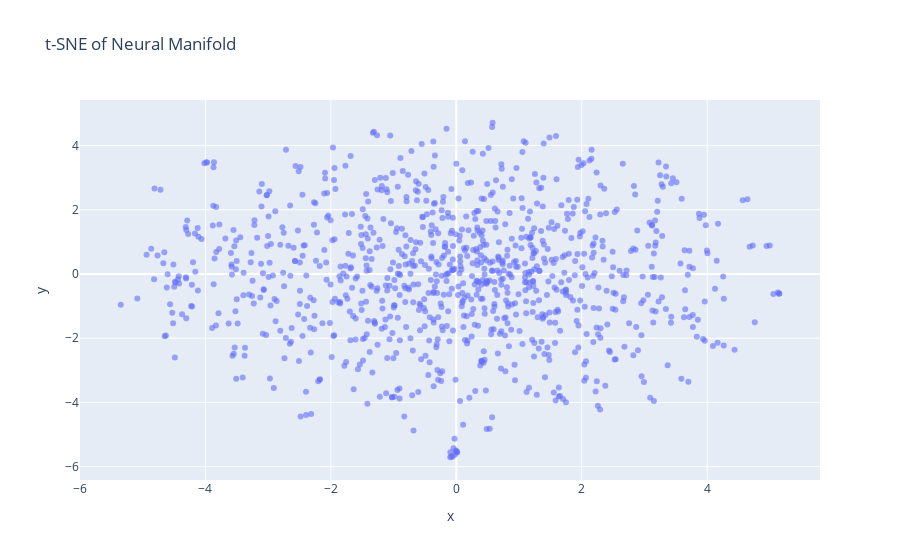

The notebook cell this image was saved under:
### Markdown cell above
## 3. Advanced Unsupervised Analysis (Manifold Learning)

### Code cell
MAX_FRAMES_FOR_TSNE = 2000 
print("Running Advanced Analysis...")
# Reuse X from previous cell if available, else load
if 'X' not in locals():
    # Simple loader if not already loaded
    def load_frames_simple(file_path, n=5):
        frames = []
        with h5py.File(file_path, "r") as f:
            for k in sorted(list(f.keys()))[:n]:
                if 'input_features' in f[k]: frames.append(f[k]['input_features'][:])
        return np.vstack(frames)
    X = load_frames_simple(FILE_PATH)

scaler = StandardScaler()
X_scaled = scaler.fit_transform(X)

# Subsample for t-SNE
if X_scaled.shape[0] > MAX_FRAMES_FOR_TSNE:
    indices = np.random.choice(X_scaled.shape[0], MAX_FRAMES_FOR_TSNE, replace=False)
    X_tsne_input = X_scaled[indices]
else:
    X_tsne_input = X_scaled

# t-SNE
tsne = TSNE(n_components=2, perplexity=30, init='pca', learning_rate='auto')
X_embedded = tsne.fit_transform(X_tsne_input)

fig = px.scatter(x=X_embedded[:,0], y=X_embedded[:,1], title="t-SNE of Neural Manifold", opacity=0.6)
fig.show()

### Figure 1 — Plotly figure (JSON) as saved in the notebook; plotly's stock layout.template omitted (floating-point values rounded to 4 significant figures; data arrays with more than 128 entries replaced by an {"elided": "..."} marker saying what was removed)
{"data": [{"hovertemplate": "x=%{x}<br>y=%{y}<extra></extra>", "legendgroup": "", "marker": {"color": "#636efa", "opacity": 0.6, "symbol": "circle"}, "mode": "markers", "name": "", "orientation": "v", "showlegend": false, "type": "scatter", "x": {"elided": "988 float values"}, "xaxis": "x", "y": {"elided": "988 float values"}, "yaxis": "y"}], "layout": {"legend": {"tracegroupgap": 0}, "title": {"text": "t-SNE of Neural Manifold"}, "xaxis": {"anchor": "y", "domain": [0, 1], "title": {"text": "x"}}, "yaxis": {"anchor": "x", "domain": [0, 1], "title": {"text": "y"}}}}
